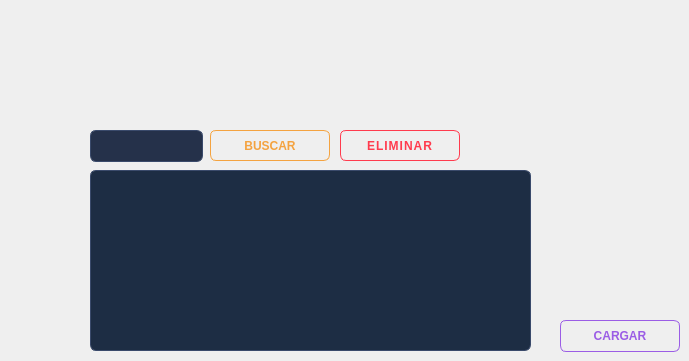
      <widget class="QWidget" name="tab_10">
       <attribute name="title">
        <string>CLIENTES</string>
       </attribute>
       <widget class="QPushButton" name="btnCargaMasivaClientes">
        <property name="geometry">
         <rect>
          <x>560</x>
          <y>320</y>
          <width>120</width>
          <height>32</height>
         </rect>
        </property>
        <property name="styleSheet">
         <string notr="true">QPushButton {
    background-color: transparent;
    color: #9B5DE5;
    border: 1px solid #9B5DE5;
    border-radius: 6px;
    padding: 6px 14px;
    font-family: &quot;Montserrat&quot;;
    font-weight: 600;
}
QPushButton:hover {
    background-color: #9B5DE5;
    color: #F1FAEE;
}
QPushButton:pressed {
    background-color: #7E3FCC;
    border: 1px solid #7E3FCC;
    color: #F1FAEE;
}</string>
        </property>
        <property name="text">
         <string>CARGAR</string>
        </property>
       </widget>
       <widget class="QTableWidget" name="tblAdminClientes">
        <property name="geometry">
         <rect>
          <x>90</x>
          <y>170</y>
          <width>441</width>
          <height>181</height>
         </rect>
        </property>
        <property name="styleSheet">
         <string notr="true">QTableWidget {
    background-color: #1D2D44;
    alternate-background-color: #25314A;
    color: #F1FAEE;
    gridline-color: #3A4A6B;
    border-radius: 6px;
    border: 1px solid #3A4A6B;
}
QHeaderView::section {
    background-color: #0D1321;
    color: #F1FAEE;
    padding: 6px;
    border: none;
    font-weight: bold;
}</string>
        </property>
       </widget>
       <widget class="QPushButton" name="btnEliminarCliente">
        <property name="geometry">
         <rect>
          <x>340</x>
          <y>130</y>
          <width>120</width>
          <height>31</height>
         </rect>
        </property>
        <property name="styleSheet">
         <string notr="true">/* RECHAZAR */
QPushButton {
    background-color: transparent;
    color: #FF3B4E;
    border: 1px solid #FF3B4E;
    border-radius: 6px;
    padding: 8px 16px;
    font-family: &quot;Montserrat SemiBold&quot;;
    font-weight: 600;
    letter-spacing: 1px;
}
QPushButton:hover {
    background-color: #FF3B4E;
    color: #F1FAEE;
}
QPushButton:pressed {
    background-color: #D62638;
    border: 1px solid #D62638;
    color: #F1FAEE;
}</string>
        </property>
        <property name="text">
         <string>ELIMINAR</string>
        </property>
       </widget>
       <widget class="QPushButton" name="btnBuscarCliente">
        <property name="geometry">
         <rect>
          <x>210</x>
          <y>130</y>
          <width>120</width>
          <height>31</height>
         </rect>
        </property>
        <property name="styleSheet">
         <string notr="true">QPushButton {
    background-color: transparent;
    color: #F4A340;
    border: 1px solid #F4A340;
    border-radius: 6px;
    padding: 6px 14px;
    font-family: &quot;Montserrat&quot;;
    font-weight: 600;
}
QPushButton:hover {
    background-color: #F4A340;
    color: #0D1321;
}
QPushButton:pressed {
    background-color: #D4872A;
    border: 1px solid #D4872A;
    color: #0D1321;
}</string>
        </property>
        <property name="text">
         <string>BUSCAR</string>
        </property>
       </widget>
       <widget class="QLineEdit" name="txtBuscarUsuarioID">
        <property name="geometry">
         <rect>
          <x>90</x>
          <y>130</y>
          <width>113</width>
          <height>32</height>
         </rect>
        </property>
        <property name="styleSheet">
         <string notr="true">QLineEdit {
    background-color: #25314A;
    border: 1px solid #3A4A6B;
    border-radius: 6px;
    padding: 6px 10px;
    color: #F1FAEE;
    font-family: &quot;Montserrat&quot;;
    font-size: 13px;
}
QLineEdit:focus {
    border: 1px solid #4A6FA5;
}</string>
        </property>
       </widget>
      </widget>
